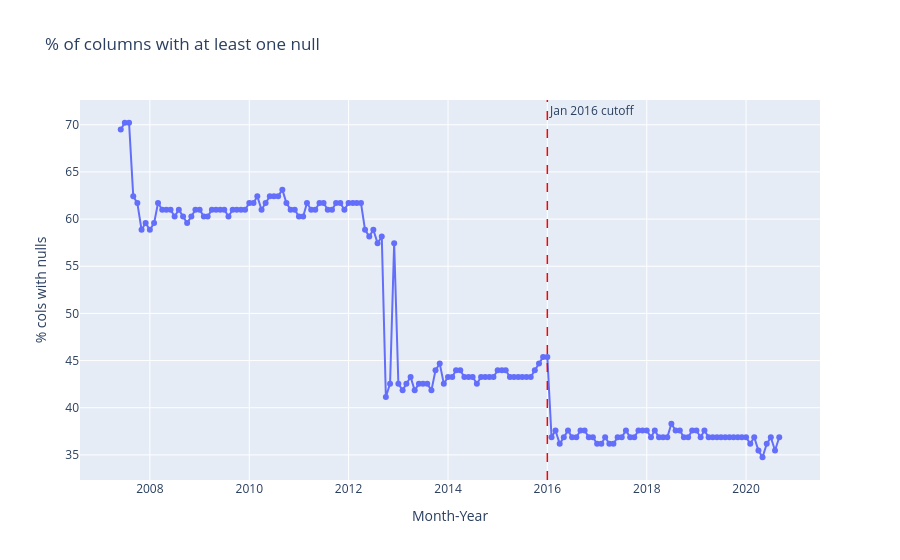
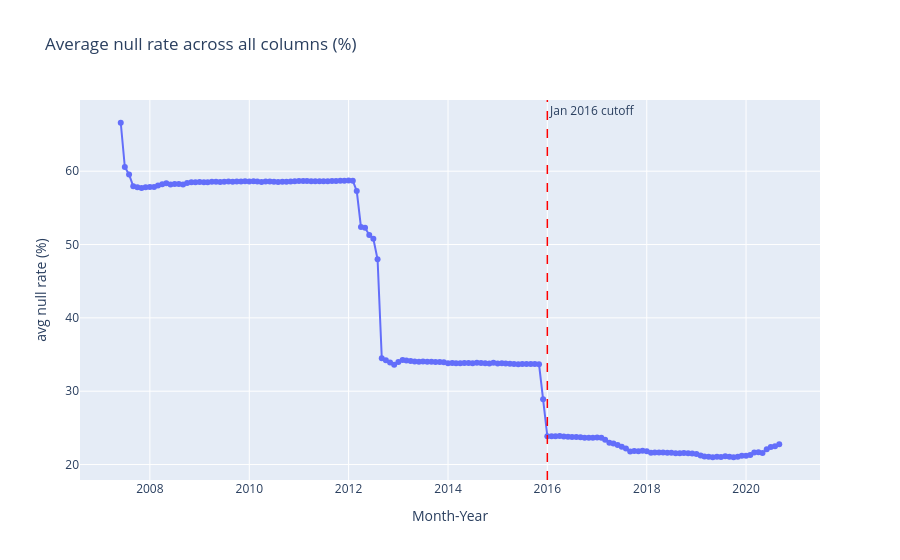
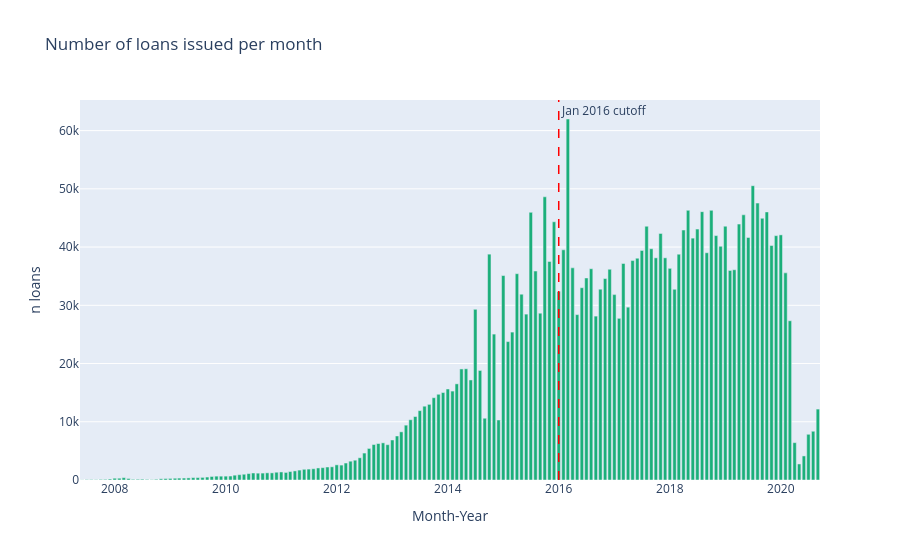

Notebook cell for these charts, in order:
### Code cell
import pandas as pd

df_plot = completeness_profile.to_pandas()

# convert to datetime so add_vline works correctly
df_plot["issue_month_year"] = pd.to_datetime(df_plot["issue_month_year"])
cutoff = pd.to_datetime("2016-01")

# --- plot 1: % of columns with nulls ---
fig1 = px.line(
    df_plot,
    x="issue_month_year",
    y="pct_cols_with_nulls",
    markers=True,
    title="% of columns with at least one null",
    labels={"issue_month_year": "Month-Year", "pct_cols_with_nulls": "% cols with nulls"},
)
fig1.add_vline(x=cutoff, line_dash="dash", line_color="red", line_width=1.5,
               annotation_text="Jan 2016 cutoff", annotation_position="top right")
fig1.update_layout(hovermode="x unified")
fig1.show()

# --- plot 2: average null rate ---
df_plot["avg_null_pct"] = df_plot["avg_null_rate"] * 100

fig2 = px.line(
    df_plot,
    x="issue_month_year",
    y="avg_null_pct",
    markers=True,
    title="Average null rate across all columns (%)",
    labels={"issue_month_year": "Month-Year", "avg_null_pct": "avg null rate (%)"},
)
fig2.add_vline(x=cutoff, line_dash="dash", line_color="red", line_width=1.5,
               annotation_text="Jan 2016 cutoff", annotation_position="top right")
fig2.update_layout(hovermode="x unified")
fig2.show()

# --- plot 3: loan volume ---
fig3 = px.bar(
    df_plot,
    x="issue_month_year",
    y="n_loans",
    title="Number of loans issued per month",
    labels={"issue_month_year": "Month-Year", "n_loans": "n loans"},
    color_discrete_sequence=["#1baf7a"],
)
fig3.add_vline(x=cutoff, line_dash="dash", line_color="red", line_width=1.5,
               annotation_text="Jan 2016 cutoff", annotation_position="top right")
fig3.update_layout(hovermode="x unified")
fig3.show()

### Figure 1 — Plotly figure (JSON) as saved in the notebook; plotly's stock layout.template omitted (floating-point values rounded to 4 significant figures; data arrays with more than 128 entries replaced by an {"elided": "..."} marker saying what was removed)
{"data": [{"hovertemplate": "Month-Year=%{x}<br>% cols with nulls=%{y}<extra></extra>", "legendgroup": "", "line": {"color": "#636efa", "dash": "solid"}, "marker": {"symbol": "circle"}, "mode": "lines+markers", "name": "", "orientation": "v", "showlegend": false, "type": "scatter", "x": {"elided": "160 str values"}, "xaxis": "x", "y": {"elided": "160 float values"}, "yaxis": "y"}], "layout": {"annotations": [{"showarrow": false, "text": "Jan 2016 cutoff", "x": "2016-01-01T00:00:00", "xanchor": "left", "xref": "x", "y": 1, "yanchor": "top", "yref": "y domain"}], "hovermode": "x unified", "legend": {"tracegroupgap": 0}, "shapes": [{"line": {"color": "red", "dash": "dash", "width": 1.5}, "type": "line", "x0": "2016-01-01T00:00:00", "x1": "2016-01-01T00:00:00", "xref": "x", "y0": 0, "y1": 1, "yref": "y domain"}], "title": {"text": "% of columns with at least one null"}, "xaxis": {"anchor": "y", "domain": [0, 1], "title": {"text": "Month-Year"}}, "yaxis": {"anchor": "x", "domain": [0, 1], "title": {"text": "% cols with nulls"}}}}

### Figure 2 — Plotly figure (JSON) as saved in the notebook; plotly's stock layout.template omitted (floating-point values rounded to 4 significant figures; data arrays with more than 128 entries replaced by an {"elided": "..."} marker saying what was removed)
{"data": [{"hovertemplate": "Month-Year=%{x}<br>avg null rate (%)=%{y}<extra></extra>", "legendgroup": "", "line": {"color": "#636efa", "dash": "solid"}, "marker": {"symbol": "circle"}, "mode": "lines+markers", "name": "", "orientation": "v", "showlegend": false, "type": "scatter", "x": {"elided": "160 str values"}, "xaxis": "x", "y": {"elided": "160 float values"}, "yaxis": "y"}], "layout": {"annotations": [{"showarrow": false, "text": "Jan 2016 cutoff", "x": "2016-01-01T00:00:00", "xanchor": "left", "xref": "x", "y": 1, "yanchor": "top", "yref": "y domain"}], "hovermode": "x unified", "legend": {"tracegroupgap": 0}, "shapes": [{"line": {"color": "red", "dash": "dash", "width": 1.5}, "type": "line", "x0": "2016-01-01T00:00:00", "x1": "2016-01-01T00:00:00", "xref": "x", "y0": 0, "y1": 1, "yref": "y domain"}], "title": {"text": "Average null rate across all columns (%)"}, "xaxis": {"anchor": "y", "domain": [0, 1], "title": {"text": "Month-Year"}}, "yaxis": {"anchor": "x", "domain": [0, 1], "title": {"text": "avg null rate (%)"}}}}

### Figure 3 — Plotly figure (JSON) as saved in the notebook; plotly's stock layout.template omitted (floating-point values rounded to 4 significant figures; data arrays with more than 128 entries replaced by an {"elided": "..."} marker saying what was removed)
{"data": [{"hovertemplate": "Month-Year=%{x}<br>n loans=%{y}<extra></extra>", "legendgroup": "", "marker": {"color": "#1baf7a", "pattern": {"shape": ""}}, "name": "", "orientation": "v", "showlegend": false, "textposition": "auto", "type": "bar", "x": {"elided": "160 str values"}, "xaxis": "x", "y": {"elided": "160 int values"}, "yaxis": "y"}], "layout": {"annotations": [{"showarrow": false, "text": "Jan 2016 cutoff", "x": "2016-01-01T00:00:00", "xanchor": "left", "xref": "x", "y": 1, "yanchor": "top", "yref": "y domain"}], "barmode": "relative", "hovermode": "x unified", "legend": {"tracegroupgap": 0}, "shapes": [{"line": {"color": "red", "dash": "dash", "width": 1.5}, "type": "line", "x0": "2016-01-01T00:00:00", "x1": "2016-01-01T00:00:00", "xref": "x", "y0": 0, "y1": 1, "yref": "y domain"}], "title": {"text": "Number of loans issued per month"}, "xaxis": {"anchor": "y", "domain": [0, 1], "title": {"text": "Month-Year"}}, "yaxis": {"anchor": "x", "domain": [0, 1], "title": {"text": "n loans"}}}}
